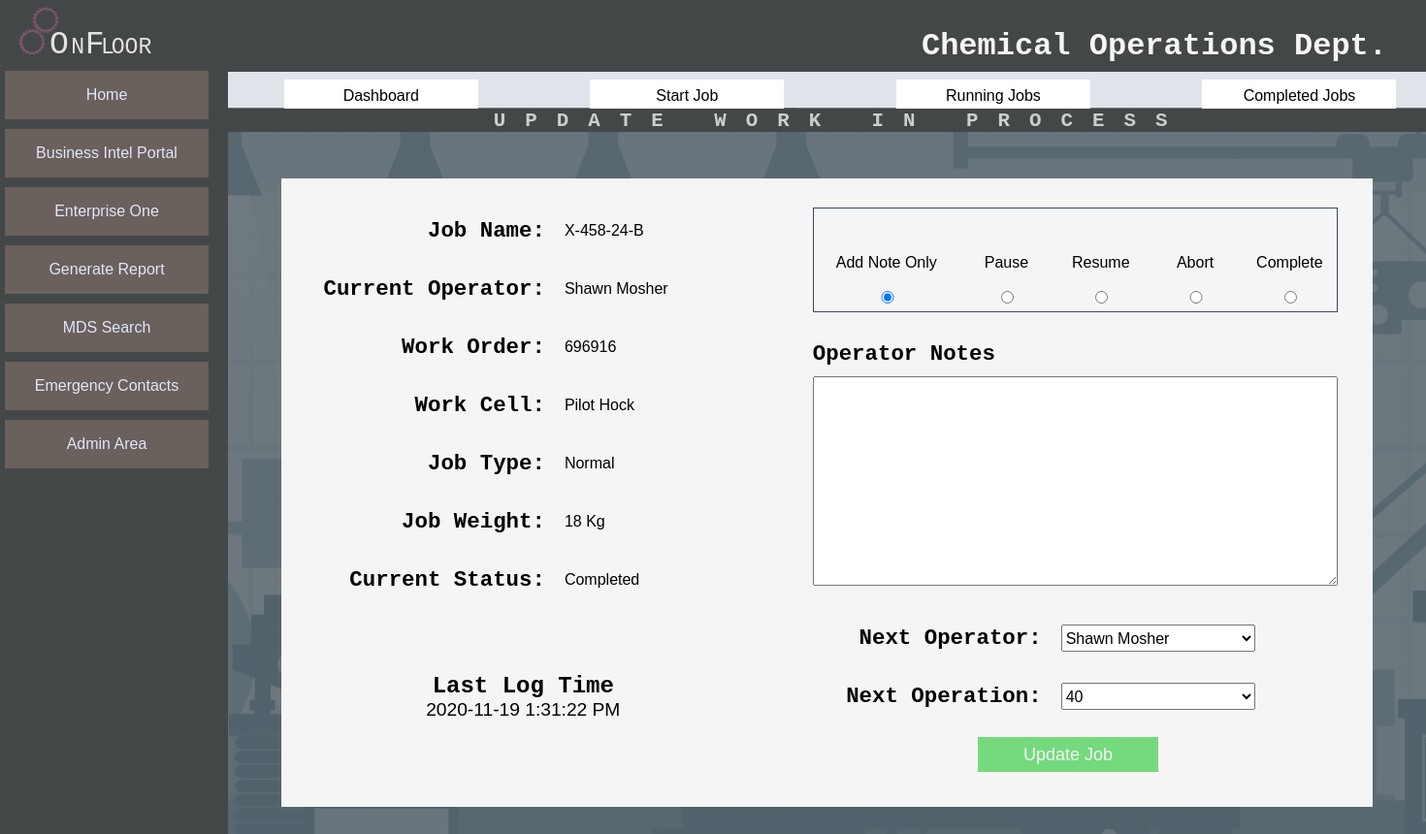
The page /update_job/137 on the database its author committed.
### tables this page shows
CREATE TABLE `Job_Record` (
	`Job_ID` INTEGER NOT NULL PRIMARY KEY AUTOINCREMENT,
	`Job` TEXT,
	`Work_Order` TEXT,
	`Job_Weight`  INTEGER NOT NULL,
	`Work_Cell`  INTEGER NOT NULL,
	`Job_Type`  INTEGER NOT NULL,
	`Job_Status` INTEGER NOT NULL,
	`Start_Time` TEXT,
	`Notes` TEXT,
	`In-Process_Testing` INEGER,
	`Pre_Adjustment` INTEGER,
	`End_Time` TEXT,
	`Total_Operations` INTEGER,
	`Start_Date` TEXT,
	`End_Date` TEXT,
	`Last_Operation` INTEGER
);

CREATE TABLE `Work_Cells` (
	`Cell_ID` INTEGER NOT NULL PRIMARY KEY AUTOINCREMENT,
	`Cell` TEXT
);

CREATE TABLE `Job_Categories` (
	`Type_ID` INTEGER NOT NULL PRIMARY KEY AUTOINCREMENT,
	`Type` TEXT);

CREATE TABLE `Job_Status` (
	`Status_ID` INTEGER NOT NULL PRIMARY KEY AUTOINCREMENT,
	`Status` TEXT NOT NULL);

### app.py (the view)
@app.route("/update_job/<jobID>", methods=["GET", "POST"])
def updateJob(jobID):
    page = "UPDATE WORK IN PROCESS"
    oplist = DB.getActiveOperators()
    typeList = DB.getJobType()
    workcellList = DB.getWorkCells()
    result = DB.setUpdateForm(jobID)
    job = {
    'job ID': result[0][0],
    'job name': result[0][1],
    'work order': result[0][2],
    'cell': result[0][3],
    'cell ID': result[0][4],
    'status': result[0][5],
    'status ID': result[0][6],
     'type': result[0][7],
    'type ID': result[0][8],
    'weight': result[0][9],
    'activity ID' : result[0][10],
    'operator': result[0][11],
    'operator ID': result[0][12],
    'last op': result[0][13],
    'notes': result[0][14],
    'last activity': result[0][15],
    }
    errors = True
    if request.method == 'POST':
        errors = False
        if not request.form['action']:
            errors = True
        if not request.form['operator']:
            errors = True
        if not request.form['next-operation']:
            errors = True
        if not errors:
            now = datetime.now()
            time = now.strftime('%I:%M %p')
            date = now.strftime('%Y-%m-%d')
            dbNotes = job['notes']
            pageNotes = request.form['notes']
            OperatorID = request.form['operator']
            action = request.form['action']
            status = action
            if action == "7":
                status = 1
            if(util.textHasChanged(dbNotes,pageNotes)):
                alias = util.getUserAlias(OperatorID)
                notes = pageNotes
                addNote = util.appendTimeStamp(alias,notes)
            else:
                addNote = dbNotes
            details = {
                'jobID': job['job ID'],
                'status': status,
                'activity': action,
                'notes' : addNote,
                'time' : time,
                'date' : date,
                'operation' : request.form['next-operation'],
                'operator' : request.form['operator']
            }
            DB.logActivity(details)
            if not(request.form['action'] == '2') and not(request.form['action'] == '5'):
                time = ''
                date = ''
            DB.updateJobRecord(details)
        return redirect(url_for('index'))
    else:
        return render_template('update_job.html',job=job, oplist=oplist, page=page)
    return render_template('update_job.html',job=job, oplist=oplist, page=page)

### data/DB.py (called while the page is built)
def make_connection():
    connection_String = "C:\\Users\\sbish\\Desktop\\project x\\data\\JT_DATA.db" #home
    return sqlite3.connect(connection_String)

def end_connection(conn):
    conn.close()

def getActiveOperators():
    conn = make_connection()
    c = conn.cursor()
    SQL = Q.SelectActiveOperators()
    c.execute(SQL)
    items = c.fetchall()
    end_connection(conn)
    return items

def getWorkCells():
    conn = make_connection()
    c = conn.cursor()
    SQL = Q.SelectWorkCells()
    c.execute(SQL)
    items = c.fetchall()
    end_connection(conn)
    return items

def getJobType():
    conn = make_connection()
    c = conn.cursor()
    SQL = Q.SelectJobType()
    c.execute(SQL)
    items = c.fetchall()
    end_connection(conn)
    return items

def setUpdateForm(JobID):
    conn = make_connection()
    c = conn.cursor()
    SQL = Q.SelectJobToUpdate(JobID)
    c.execute(SQL)
    items = c.fetchall()
    end_connection(conn)
    return items

### data/SQL.py (called while the page is built)
def SelectJobType():
    SQL = "SELECT jc.Type_ID, jc.Type FROM Job_Categories jc; "
    return SQL

def SelectWorkCells():
    SQL = "SELECT wc.Cell_ID, wc.Cell FROM Work_Cells wc; "
    return SQL

def SelectActiveOperators():
    SQL = "SELECT o.Operator_ID, o.First_Name || ' ' || o.Last_Name AS [Name], ds.Shift, os.Status "
    SQL += "FROM Operators o "
    SQL += "JOIN Dept_Shifts ds ON ds.Shift_ID = o.Shift "
    SQL += "JOIN Operator_Status os ON os.Status_ID = o.Status "
    SQL += "WHERE os.Status NOT IN ('Inactive') "
    SQL += "ORDER BY ds.Shift, [Name]"
    return SQL

### templates/update_job.html (shortened to what this page needs)
{% extends "layout.html"%}
    {% block body%}
         <form class="content-row-update-job" action="" method="POST">
            <p class="update-label">Job Name:</p>
            <p class="update-label">Current Operator:</p>
            <p class="update-label">Work Order:</p>
            <p class="update-label">Work Cell:</p>
            <p class="update-label">Job Type:</p>
            <p class="update-label">Job Weight:</p>
            <p class="update-label">Current Status:</p>
            <div class="timestamp">
                <p style="font-weight: bold;">Last Log Time</p>
                <p>{{job['last activity']}}</p>
            </div>
            <p class="update-value">{{job['job name']}}</p>
            <p class="update-value">{{job['operator']}}</p>
            <p class="update-value">{{job['work order']}}</p>
            <p class="update-value">{{job['cell']}}</p>
            <p class="update-value">{{job['type']}}</p>
            <p class="update-value">{{job['weight']}} Kg</p>
            <p class="update-value">{{job['status']}}</p>
        <div class="radio-wrap">
            <h3 class="ckbx-heading">Select Operation</h3>
            <label for="add_note">Add Note Only</label>
            <label for="pause">Pause</label>
            <label for="resume">Resume</label>
            <label for="abort">Abort</label>
            <label for="complete">Complete</label>
            <input  type="radio" name="action" id="add_note" value="{{job['status ID']}}" checked/>
            <input  type="radio" name="action" id="pause" value="3"/>
            <input  type="radio" name="action" id="resume" value="7"/>
            <input  type="radio" name="action" id="abort" value="5"/>
            <input  type="radio" name="action" id="complete" value="2"/>
        </div>
        <div class="note-wrap-update">
            <label>Operator Notes</label>
            <textarea class="notes" name ='notes' autocomplete="off">{{job['notes']}}</textarea>
        </div>
        <label class="form-label-update">Next Operator: </label>
        <label class="form-label-update">Next Operation: </label>
        <select class="form-input"  name="operator">
            <option value="{{job['operator ID']}}" selected='selected'>{{job['operator']}}</option>
        </select>
        <select class="form-input"  name="next-operation">
            <option value="{{job['last op']}}">{{job['last op']}}</option>
        </select>
        <input id="update-submit"class="submit" type="submit" name="Start_new_job" value="Update Job">
    </form>
      {% endblock %}

### static/style.css (style rules this page uses)
*, *::before, *::after { box-sizing:border-box; }
h1, h2, h3, h4, h5, h6 { margin:0; font-size:inherit; font-weight:inherit; }
p { margin:0; }
html,body { margin: 0; height: 100%; background: linear-gradient( rgba(88, 100, 107, 0.85), rgba(88, 100, 107, 0.85) ), url(./images/factory_background.jpg); background-attachment:fixed; font-family: Verdana, Geneva, Tahoma, sans-serif; font-size: 16px; }
.submit { grid-area: sub; }
.ckbx-heading { grid-column: T; text-align: center; font-family: 'Courier New', Courier, monospace; font-weight: bold; font-size: 1.2em; }
.content-row-update-job { width: 1125px; justify-self: center; justify-content: center; align-items: center; background: #f5f5f5; display: grid; padding: 36px; grid-row-gap: 24px; grid-template-columns: repeat(12,1fr); grid-template-rows: repeat(10,36px); grid-template-areas: "l1 l1 l1 i1 i1 . cbu cbu cbu cbu cbu cbu" "l2 l2 l2 i2 i2 . cbu cbu cbu cbu cbu cbu" "l3 l3 l3 i3 i3 . nwu nwu nwu nwu nwu nwu" "l4 l4 l4 i4 i4 . nwu nwu nwu nwu nwu nwu" "l5 l5 l5 i5 i5 . nwu nwu nwu nwu nwu nwu" "l6 l6 l6 i6 i6 . nwu nwu nwu nwu nwu nwu" "l7 l7 l7 i7 i7 . nwu nwu nwu nwu nwu nwu" ". . . . . . l9 l9 l9 i9 i9 ." "l8 l8 l8 l8 l8 . l10 l10 l10 i10 i10 ." ". . . . . . . . sub sub . ." ; }
.content-row-update-job > :nth-child(1) { grid-area: l1; }
.content-row-update-job > :nth-child(2) { grid-area: l2; }
.content-row-update-job > :nth-child(3) { grid-area: l3; }
.content-row-update-job > :nth-child(4) { grid-area: l4; }
.content-row-update-job > :nth-child(5) { grid-area: l5; }
.content-row-update-job > :nth-child(6) { grid-area: l6; }
.content-row-update-job > :nth-child(7) { grid-area: l7; }
.content-row-update-job > :nth-child(8) { grid-area: l8; }
.content-row-update-job > :nth-child(9) { grid-area: i1; }
.content-row-update-job > :nth-child(10) { grid-area: i2; }
.content-row-update-job > :nth-child(11) { grid-area: i3; }
.content-row-update-job > :nth-child(12) { grid-area: i4; }
.content-row-update-job > :nth-child(13) { grid-area: i5; }
.content-row-update-job > :nth-child(14) { grid-area: i6; }
.content-row-update-job > :nth-child(15) { grid-area: i7; }
.content-row-update-job > :nth-child(18) { grid-area: l9; }
.content-row-update-job > :nth-child(19) { grid-area: l10; }
.content-row-update-job > :nth-child(20) { grid-area: i9; }
.content-row-update-job > :nth-child(21) { grid-area: i10; }
.content-row-update-job > :nth-child(22) { grid-area: sub; }
.radio-wrap { grid-area: cbu ; display: grid; height: 108px; grid-template-columns: 150px repeat(4,1fr); grid-template-rows: repeat(3,36); border: 1px solid #384961; justify-content: center; align-items: center; grid-template-areas: "rh rh rh rh rh" "l1 l2 l3 l4 l5" "r1 r2 r3 r4 r5"; text-align: center; }
.radio-wrap > :nth-child(1) { grid-area: rh; }
.radio-wrap > :nth-child(2) { grid-area: l1; }
.radio-wrap > :nth-child(3) { grid-area: l2; }
.radio-wrap > :nth-child(4) { grid-area: l3; }
.radio-wrap > :nth-child(5) { grid-area: l4; }
.radio-wrap > :nth-child(6) { grid-area: l5; }
.radio-wrap > :nth-child(7) { grid-area: r1; }
.radio-wrap > :nth-child(8) { grid-area: r2; }
.radio-wrap > :nth-child(9) { grid-area: r3; }
.radio-wrap > :nth-child(10) { grid-area: r4; }
.radio-wrap > :nth-child(11) { grid-area: r5; }
.note-wrap-update { display: flex; flex-direction: column; margin: 25px 0; height: 252px; grid-area: nwu; }
.note-wrap-update label { font-size: 1.4em; font-family: 'Courier New', Courier, monospace; font-weight: bold; }
.note-wrap-update textarea { margin-top: 10px; font-size: 1.2em; height: 220px; font-family: 'Courier New', Courier, monospace; }
.form-label-update { text-align: right; font-family: 'Courier New', Courier, monospace; font-weight: bold; font-size: 1.4em; padding-right: 20px; }
.content-row-update-job .form-input { min-width: 200px; height: 28px; font-size: 1em; }
#update-submit { height: 36px; border: none; background: #74da7d; color: #f5f5f5; font-size: 18px; }
.timestamp { display: flex; flex-direction: column; text-align: center; padding: 15px; border-radius: 15px; justify-content: space-between; }
.timestamp >:nth-child(1) { font-family: 'Courier New', Courier, monospace; font-weight: bold; font-size: 1.5em; }
.timestamp >:nth-child(2) { font-size: 1.2em; }
.update-label { text-align: right; font-family: 'Courier New', Courier, monospace; font-weight: bold; font-size: 1.4em; padding-right: 20px; }
.timestamp { grid-area: l8; justify-self: center; }
.dateSelect label, h3 { color: #f5f5f5; }

### rows shown on the page
Job_Record: Job "X-458-24-B", Work_Order "696916"
Work_Cells: cell "Pilot Hock"
Job_Categories: type "Normal"
Job_Status: status "Completed"

### other values the page prints
{{ page }} "UPDATE WORK IN PROCESS"
{{ job['last activity'] }} "2020-11-19 1:31:22 PM"
{{ job['operator'] }} "Shawn Mosher"
{{ job['weight'] }} "18"
form field operator "Shawn Mosher"
form field next-operation "40"
